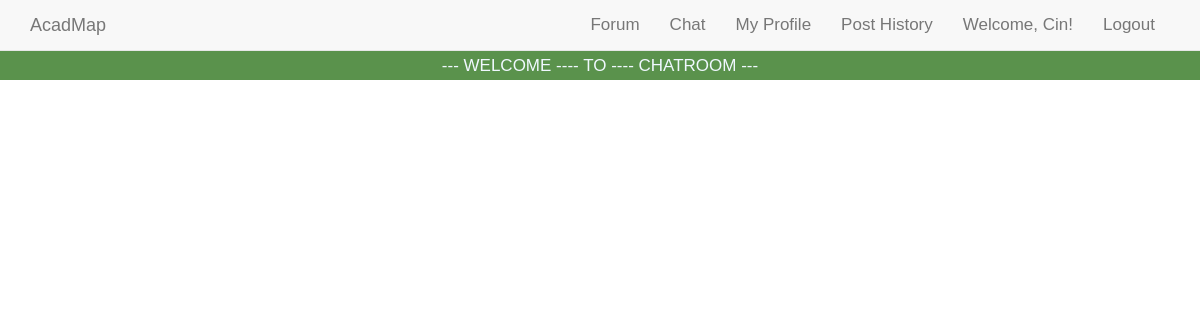
/chat_related/chat_messages.php (signed in), run on an earlier commit of the app's database.
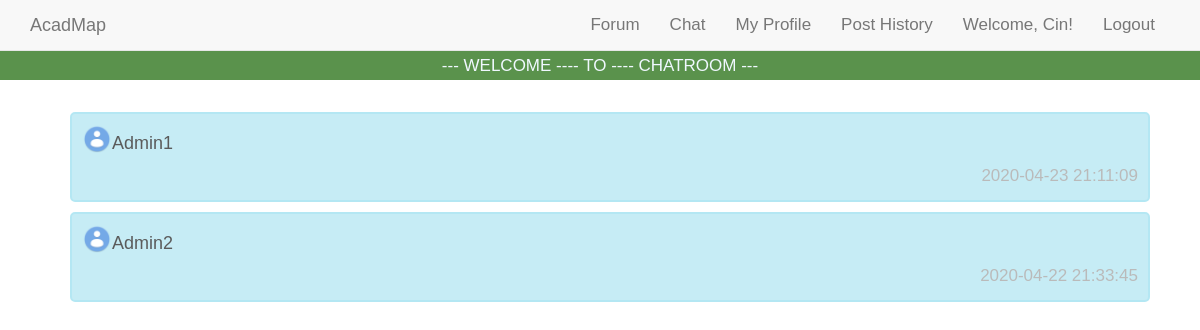
And on a later commit of the database.
### tables this page shows
CREATE TABLE `chatroom` (
  `chatroom_id` int(8) UNSIGNED NOT NULL,
  `user_id` int(8) UNSIGNED NOT NULL,
  `opponent_id` int(8) UNSIGNED NOT NULL,
  `last_message_time` timestamp NULL DEFAULT NULL,
  `opponent_picture` varchar(200) DEFAULT NULL,
  `consultroom` tinyint(1) NOT NULL DEFAULT 0,
  `hv_consult` tinyint(1) NOT NULL DEFAULT 0
);

CREATE TABLE `user` (
  `user_id` int(8) UNSIGNED NOT NULL,
  `username` varchar(16) NOT NULL,
  `password` varchar(16) NOT NULL,
  `email_address` varchar(320) NOT NULL
);

### chat_related/chat_messages.php (the view, shortened to what this page needs)
<html>
<head>
<link rel="stylesheet" href="../css/bootstrap.min.css">
<link rel="stylesheet" href="../css/chat_msg.css">
<link rel="stylesheet" href="../css/main.css">
</head>
<body>
<?php
include("../navbar.php");
?>
<div class="header1">
  <p>--- WELCOME ---- TO ---- CHATROOM ---</p>
</div>
<div class="content1">
<?php
  $myid = $_SESSION["user_id"];
  $servername = "localhost";
  $username = "root";
  $password = "";
  $conn = new mysqli($servername, $username, $password, 'AcadMap');
  $sql = "SELECT * FROM chatroom WHERE (user_id=$myid OR opponent_id=$myid) ORDER BY last_message_time DESC";
  $Result = mysqli_query($conn,$sql);
  $col = mysqli_num_rows($Result);
  if($col>0){
    for ($x = 0; $x < $col; $x++) {
      $info = mysqli_fetch_array($Result);
      if($info['user_id']==$myid){
        $oppoid = $info['opponent_id'];
      }
      else{
        $oppoid = $info['user_id'];
      }
      $sql2 = "SELECT * FROM user WHERE user_id=$oppoid";
      $Result2 = mysqli_query($conn,$sql2);
      $info2 = mysqli_fetch_array($Result2);
      $rmid = $info['chatroom_id'];
      if($info['consultroom']!=0){
        echo "<div id=$rmid class='cscontainer1' onclick=\"window.location.href='cschatrooms.php?id=$rmid'\">
              <img class='avatarname' src='../assets/avatar.png' alt='Avatar' height='30' width='30'>
              <h4> ".$info2['username']."</h4>
              <span class='time-right'>".$info['last_message_time']."</span>
              </div>";
      }
      else{
        echo "<div id=$rmid class='container1' onclick=\"window.location.href='chatrooms.php?id=$rmid'\">
              <img class='avatarname' src='../assets/avatar.png' alt='Avatar' height='30' width='30'>
              <h4> ".$info2['username']."</h4>
              <span class='time-right'>".$info['last_message_time']."</span>
              </div>";
      }
    }
  }
?>
</div>
</body>
</html>

What changed in the data, as far as the page shows it:
added chatroom: consultroom 0 (drawn), user.username "Admin1", last_message_time "2020-04-23 21:11:09"
added chatroom: consultroom 0 (drawn), user.username "Admin2", last_message_time "2020-04-22 21:33:45"
